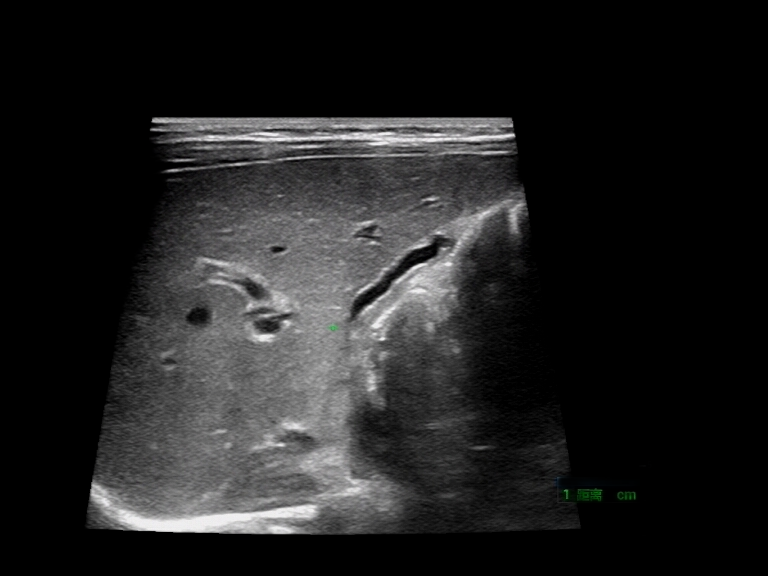
#> input picture dataset/test/1_nobg.png, 768 x 576 px, found by its file name
$ python edge_detection.py   (older library calls are emulated)
#> lines starting #> are read from the running program, lines starting #| are printed output that depends on the picture; after the words box and inside, x2 and y2 are one past the last pixel; in counts of white or black regions, pixels touching at a corner belong together
#> in label_edges, img is the input picture: shape (576, 768, 3); mean B, G, R 32.7, 32.5, 32.6
# 2025-01-08 by goodwvn
from path import test_pic_path

import cv2
import numpy as np

def detect_edges_multiple(image_path, method='canny'):
    """
    参数:
        image_path: 图像路径
        method: 'sobel', 'laplacian', 'scharr', 'canny'
    """
#> called with image_path = 'dataset\\test\\1_nobg.png', method = 'canny'
    img = cv2.imread(image_path)
    gray = cv2.cvtColor(img, cv2.COLOR_BGR2GRAY)

    if method == 'sobel':
        # Sobel算子
        sobelx = cv2.Sobel(gray, cv2.CV_64F, 1, 0, ksize=3)
        sobely = cv2.Sobel(gray, cv2.CV_64F, 0, 1, ksize=3)
        edges = cv2.magnitude(sobelx, sobely)

    elif method == 'laplacian':
        # Laplacian算子
        edges = cv2.Laplacian(gray, cv2.CV_64F)

    elif method == 'scharr':
        # Scharr算子
        scharrx = cv2.Scharr(gray, cv2.CV_64F, 1, 0)
        scharry = cv2.Scharr(gray, cv2.CV_64F, 0, 1)
        edges = cv2.magnitude(scharrx, scharry)

    else:
        # 默认使用Canny
        edges = cv2.Canny(gray, 200, 380)
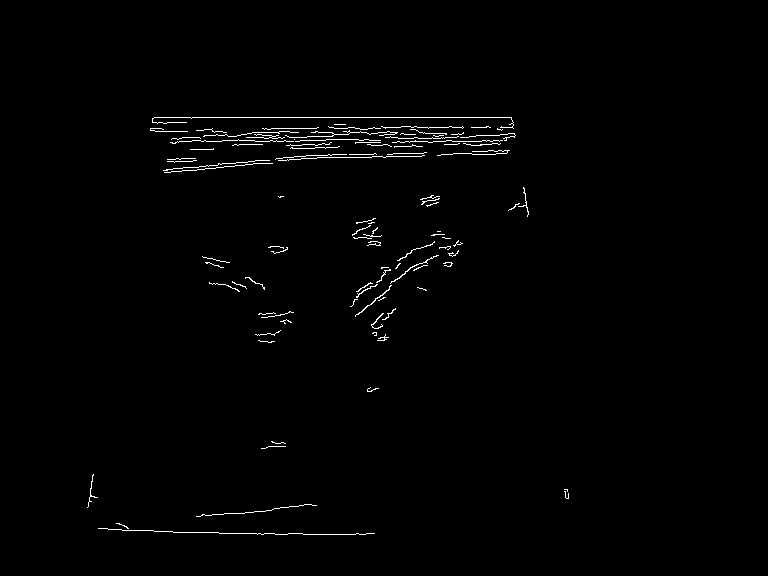
#> edges: shape (576, 768); 0.98% white in thin lines or dots, all inside (x1, y1, x2, y2) = (87, 117, 569, 535)

    # 转换为二值图像
    edges = np.uint8(np.absolute(edges))
    _, edges = cv2.threshold(edges, 50, 255, cv2.THRESH_BINARY)

    # 获取边缘坐标
    edge_coordinates = np.where(edges != 0)
#> edge_coordinates = 4323 positions, rows 117 to 534, columns 87 to 568
    edge_points = list(zip(edge_coordinates[1], edge_coordinates[0]))
#> edge_points = 4323 pairs, first value 87 to 568, second value 117 to 534

    return edge_points


def label_edges(image_path, output_path, color=(0, 255, 0), thickness=1):
    """
    参数:
        image_path: 输入图像路径
        output_path: 输出图像路径
        color: 边缘标注颜色，默认绿色 (B,G,R)
        thickness: 边缘点绘制粗细
    """
    # 读取原图
    img = cv2.imread(image_path)
    if img is None:
        raise ValueError("无法读取图像")

    # 获取边缘坐标
    edge_points = detect_edges_multiple(image_path, method='canny')


    # 在图像上标注边缘点
    for point in edge_points:
        x, y = point
        cv2.circle(img, (x, y), radius=thickness, color=color, thickness=-1)
#> this loop made 4323 passes
#> (point, x) on passes 1 to 3: ((154, 117), 154), ((155, 117), 155), ((156, 117), 156)
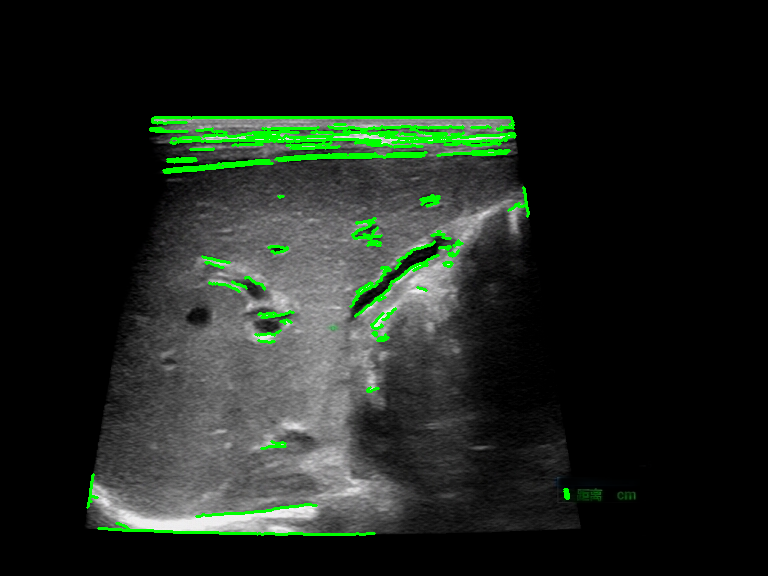
#> img: shape (576, 768, 3); mean B, G, R 29.4, 36.5, 29.4

    # 保存结果
    cv2.imwrite(output_path, img)
    return True


label_edges('dataset\\test\\1_nobg.png', 'dataset\\test\\1_nobg_labeled.png')
